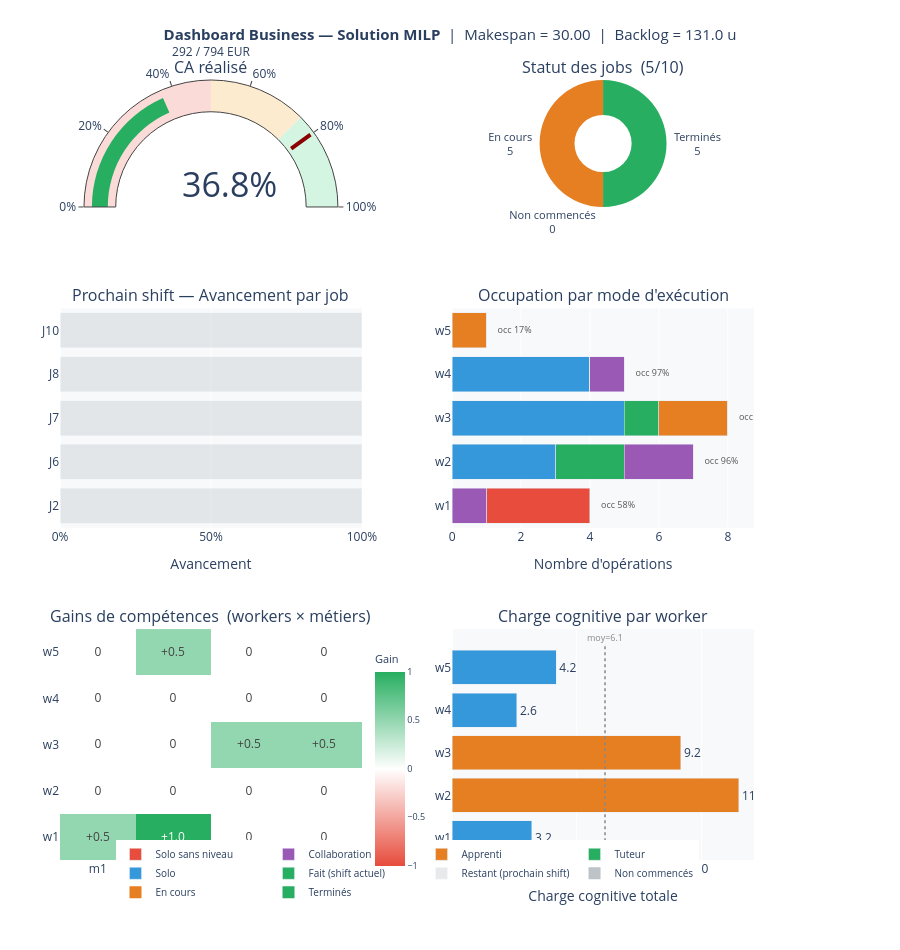

The notebook cell saved with this chart:
### Code cell
plot_business_report(report, instance, save_path=None)

### Figure 1 — Plotly figure (JSON) as saved in the notebook; plotly's stock layout.template omitted (floating-point values rounded to 4 significant figures)
{"data": [{"domain": {"x": [0, 0.435], "y": [0.8372, 1]}, "gauge": {"axis": {"range": [0, 100], "ticksuffix": "%"}, "bar": {"color": "#27AE60"}, "steps": [{"color": "#FADBD8", "range": [0, 50]}, {"color": "#FDEBD0", "range": [50, 75]}, {"color": "#D5F5E3", "range": [75, 100]}], "threshold": {"line": {"color": "darkred", "width": 4}, "thickness": 0.75, "value": 80}}, "mode": "gauge+number", "number": {"font": {"size": 34}, "suffix": "%"}, "title": {"text": "<span style='font-size:12px'>292 / 794 EUR</span>"}, "type": "indicator", "value": 36.8}, {"domain": {"x": [0.565, 1], "y": [0.8372, 1]}, "hole": 0.45, "hovertemplate": "<b>%{label}</b> : %{value} jobs (%{percent})<extra></extra>", "labels": ["Terminés", "En cours", "Non commencés"], "marker": {"colors": ["#27AE60", "#E67E22", "#BDC3C7"]}, "textfont": {"size": 11}, "textinfo": "label+value", "type": "pie", "values": [5, 5, 0]}, {"hovertemplate": "<b>%{y}</b> — Restant : %{x:.0%}<extra></extra>", "marker": {"color": "#BDC3C7"}, "name": "Restant (prochain shift)", "opacity": 0.35, "orientation": "h", "showlegend": true, "type": "bar", "x": [1, 1, 1, 1, 1], "xaxis": "x", "y": ["J2", "J6", "J7", "J8", "J10"], "yaxis": "y"}, {"hovertemplate": "<b>%{y}</b><br>Avancement : %{x:.0%}<br>%{text}<extra></extra>", "insidetextanchor": "middle", "marker": {"color": "#27AE60"}, "name": "Fait (shift actuel)", "orientation": "h", "showlegend": true, "text": ["0%  0/3 ops  ≈27.9u", "0%  0/4 ops  ≈27.4u", "0%  0/6 ops  ≈30.4u", "0%  0/3 ops  ≈20.0u", "0%  0/5 ops  ≈25.2u"], "textfont": {"color": "white", "size": 10}, "textposition": "inside", "type": "bar", "x": [0, 0, 0, 0, 0], "xaxis": "x", "y": ["J2", "J6", "J7", "J8", "J10"], "yaxis": "y"}, {"hoverinfo": "text", "hovertext": ["<b>w1</b><br>Solo : 0 ops<br>Occupation : 58%", "<b>w2</b><br>Solo : 3 ops<br>Occupation : 96%", "<b>w3</b><br>Solo : 5 ops<br>Occupation : 99%", "<b>w4</b><br>Solo : 4 ops<br>Occupation : 97%", "<b>w5</b><br>Solo : 0 ops<br>Occupation : 17%"], "marker": {"color": "#3498DB"}, "name": "Solo", "orientation": "h", "showlegend": true, "type": "bar", "x": [0, 3, 5, 4, 0], "xaxis": "x2", "y": ["w1", "w2", "w3", "w4", "w5"], "yaxis": "y2"}, {"hoverinfo": "text", "hovertext": ["<b>w1</b><br>Tuteur : 0 ops<br>Occupation : 58%", "<b>w2</b><br>Tuteur : 2 ops<br>Occupation : 96%", "<b>w3</b><br>Tuteur : 1 ops<br>Occupation : 99%", "<b>w4</b><br>Tuteur : 0 ops<br>Occupation : 97%", "<b>w5</b><br>Tuteur : 0 ops<br>Occupation : 17%"], "marker": {"color": "#27AE60"}, "name": "Tuteur", "orientation": "h", "showlegend": true, "type": "bar", "x": [0, 2, 1, 0, 0], "xaxis": "x2", "y": ["w1", "w2", "w3", "w4", "w5"], "yaxis": "y2"}, {"hoverinfo": "text", "hovertext": ["<b>w1</b><br>Apprenti : 0 ops<br>Occupation : 58%", "<b>w2</b><br>Apprenti : 0 ops<br>Occupation : 96%", "<b>w3</b><br>Apprenti : 2 ops<br>Occupation : 99%", "<b>w4</b><br>Apprenti : 0 ops<br>Occupation : 97%", "<b>w5</b><br>Apprenti : 1 ops<br>Occupation : 17%"], "marker": {"color": "#E67E22"}, "name": "Apprenti", "orientation": "h", "showlegend": true, "type": "bar", "x": [0, 0, 2, 0, 1], "xaxis": "x2", "y": ["w1", "w2", "w3", "w4", "w5"], "yaxis": "y2"}, {"hoverinfo": "text", "hovertext": ["<b>w1</b><br>Collaboration : 1 ops<br>Occupation : 58%", "<b>w2</b><br>Collaboration : 2 ops<br>Occupation : 96%", "<b>w3</b><br>Collaboration : 0 ops<br>Occupation : 99%", "<b>w4</b><br>Collaboration : 1 ops<br>Occupation : 97%", "<b>w5</b><br>Collaboration : 0 ops<br>Occupation : 17%"], "marker": {"color": "#9B59B6"}, "name": "Collaboration", "orientation": "h", "showlegend": true, "type": "bar", "x": [1, 2, 0, 1, 0], "xaxis": "x2", "y": ["w1", "w2", "w3", "w4", "w5"], "yaxis": "y2"}, {"hoverinfo": "text", "hovertext": ["<b>w1</b><br>Solo sans niveau : 3 ops<br>Occupation : 58%", "<b>w2</b><br>Solo sans niveau : 0 ops<br>Occupation : 96%", "<b>w3</b><br>Solo sans niveau : 0 ops<br>Occupation : 99%", "<b>w4</b><br>Solo sans niveau : 0 ops<br>Occupation : 97%", "<b>w5</b><br>Solo sans niveau : 0 ops<br>Occupation : 17%"], "marker": {"color": "#E74C3C"}, "name": "Solo sans niveau", "orientation": "h", "showlegend": true, "type": "bar", "x": [3, 0, 0, 0, 0], "xaxis": "x2", "y": ["w1", "w2", "w3", "w4", "w5"], "yaxis": "y2"}, {"hoverinfo": "skip", "mode": "text", "showlegend": false, "text": ["occ 58%", "occ 96%", "occ 99%", "occ 97%", "occ 17%"], "textfont": {"color": "#555", "size": 9}, "textposition": "middle right", "type": "scatter", "x": [4.32, 7.32, 8.32, 5.32, 1.32], "xaxis": "x2", "y": ["w1", "w2", "w3", "w4", "w5"], "yaxis": "y2"}, {"colorbar": {"len": 0.3, "tickfont": {"size": 9}, "title": {"text": "Gain"}, "x": 0.44, "y": 0.13}, "colorscale": [[0, "#E74C3C"], [0.5, "#FFFFFF"], [1, "#27AE60"]], "hovertemplate": "<b>%{y} — %{x}</b><br>Gain : %{z:.2f}<extra></extra>", "showscale": true, "text": [["+0.5", "+1.0", "0", "0"], ["0", "0", "0", "0"], ["0", "0", "+0.5", "+0.5"], ["0", "0", "0", "0"], ["0", "+0.5", "0", "0"]], "texttemplate": "%{text}", "type": "heatmap", "x": ["m1", "m2", "m3", "m4"], "xaxis": "x3", "y": ["w1", "w2", "w3", "w4", "w5"], "yaxis": "y3", "z": [[0.5, 1, 0, 0], [0, 0, 0, 0], [0, 0, 0.5, 0.5], [0, 0, 0, 0], [0, 0.5, 0, 0]], "zmid": 0}, {"hovertemplate": "<b>%{y}</b> — CL : %{x:.2f}<extra></extra>", "marker": {"color": ["#3498DB", "#E67E22", "#E67E22", "#3498DB", "#3498DB"]}, "name": "Charge cognitive", "orientation": "h", "showlegend": false, "text": ["3.2", "11.5", "9.2", "2.6", "4.2"], "textposition": "outside", "type": "bar", "x": [3.2, 11.5, 9.18, 2.6, 4.181], "xaxis": "x4", "y": ["w1", "w2", "w3", "w4", "w5"], "yaxis": "y4"}], "layout": {"annotations": [{"font": {"size": 16}, "showarrow": false, "text": "CA réalisé", "x": 0.2175, "xanchor": "center", "xref": "paper", "y": 1, "yanchor": "bottom", "yref": "paper"}, {"font": {"size": 16}, "showarrow": false, "text": "Statut des jobs  (5/10)", "x": 0.7825, "xanchor": "center", "xref": "paper", "y": 1, "yanchor": "bottom", "yref": "paper"}, {"font": {"size": 16}, "showarrow": false, "text": "Prochain shift — Avancement par job", "x": 0.2175, "xanchor": "center", "xref": "paper", "y": 0.7072, "yanchor": "bottom", "yref": "paper"}, {"font": {"size": 16}, "showarrow": false, "text": "Occupation par mode d'exécution", "x": 0.7825, "xanchor": "center", "xref": "paper", "y": 0.7072, "yanchor": "bottom", "yref": "paper"}, {"font": {"size": 16}, "showarrow": false, "text": "Gains de compétences  (workers × métiers)", "x": 0.2175, "xanchor": "center", "xref": "paper", "y": 0.296, "yanchor": "bottom", "yref": "paper"}, {"font": {"size": 16}, "showarrow": false, "text": "Charge cognitive par worker", "x": 0.7825, "xanchor": "center", "xref": "paper", "y": 0.296, "yanchor": "bottom", "yref": "paper"}, {"font": {"color": "#888", "size": 9}, "showarrow": false, "text": "moy=6.1", "x": 6.133, "xref": "x4", "y": 4.5, "yanchor": "bottom", "yref": "y4"}], "barmode": "stack", "height": 950, "hoverlabel": {"bgcolor": "white", "font": {"size": 11}}, "legend": {"font": {"size": 10}, "orientation": "h", "x": 0.5, "xanchor": "center", "y": -0.06, "yanchor": "bottom"}, "margin": {"b": 90, "l": 60, "r": 60, "t": 80}, "paper_bgcolor": "white", "plot_bgcolor": "#F8F9FA", "shapes": [{"line": {"color": "#888", "dash": "dot", "width": 1.5}, "type": "line", "x0": 6.133, "x1": 6.133, "xref": "x4", "y0": -0.5, "y1": 4.5, "yref": "y4"}], "title": {"font": {"size": 15}, "text": "<b>Dashboard Business — Solution MILP</b>  |  Makespan = 30.00  |  Backlog = 131.0 u", "x": 0.5}, "xaxis": {"anchor": "y", "domain": [0, 0.435], "range": [0, 1], "tickformat": ".0%", "title": {"text": "Avancement"}}, "xaxis2": {"anchor": "y2", "domain": [0.565, 1], "title": {"text": "Nombre d'opérations"}}, "xaxis3": {"anchor": "y3", "domain": [0, 0.435]}, "xaxis4": {"anchor": "y4", "domain": [0.565, 1], "title": {"text": "Charge cognitive totale"}}, "yaxis": {"anchor": "x", "domain": [0.426, 0.7072]}, "yaxis2": {"anchor": "x2", "domain": [0.426, 0.7072]}, "yaxis3": {"anchor": "x3", "domain": [0, 0.296]}, "yaxis4": {"anchor": "x4", "domain": [0, 0.296]}}}
